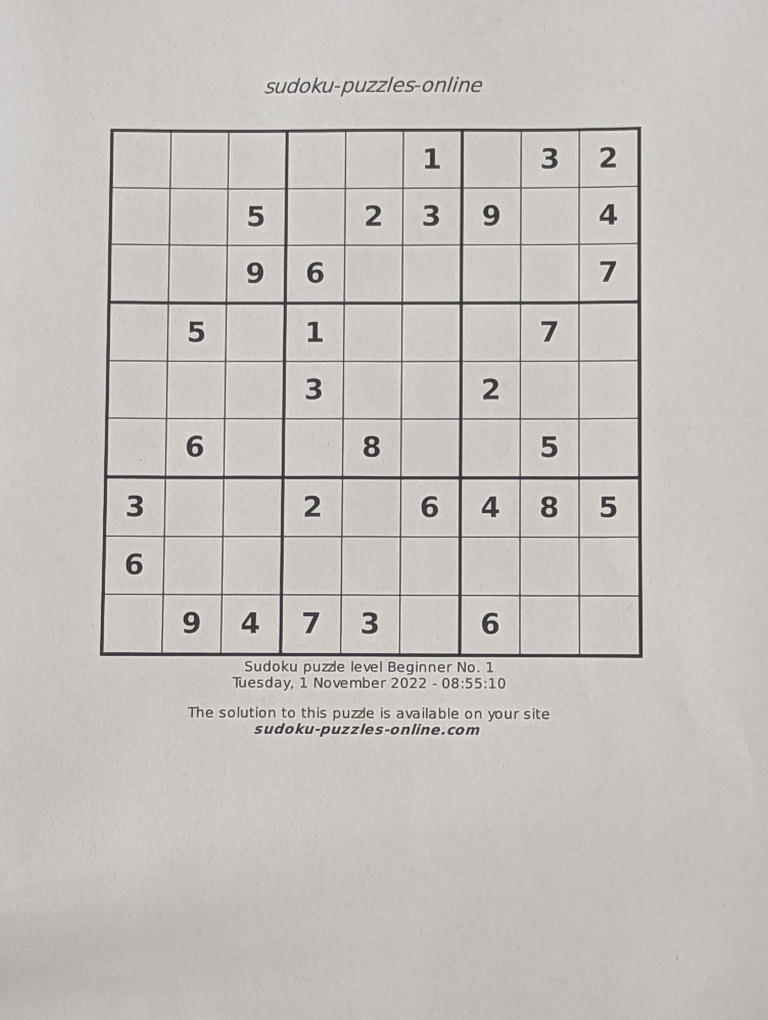
#> input picture Third Year/First Semester/Concepts and Applications in Computer Vision/Labs/L06/data/train/01.jpg, 3072 x 4080 px (shown at 1/4 size); its folder holds only this picture in this run
$ jupyter execute --allow-errors 'Laborator 6 -Solutie.ipynb'
#> lines starting #> are read from the running program, lines starting #| are printed output that depends on the picture; after the words box and inside, x2 and y2 are one past the last pixel; in counts of white or black regions, pixels touching at a corner belong together
[cell 1]
import cv2 as cv
import numpy as np
import os

[cell 2]
def show_image(title,image):
    image=cv.resize(image,(0,0),fx=0.3,fy=0.3)
    cv.imshow(title,image)
    cv.waitKey(0)
    cv.destroyAllWindows()

[cell 3]
def extrage_careu(image):
    image = cv.cvtColor(image,cv.COLOR_BGR2GRAY)
    image_m_blur = cv.medianBlur(image,3)
    image_g_blur = cv.GaussianBlur(image_m_blur, (0, 0), 5)
    image_sharpened = cv.addWeighted(image_m_blur, 1.2, image_g_blur, -0.8, 0)
    #show_image('image_sharpened',image_sharpened)
    _, thresh = cv.threshold(image_sharpened, 30, 255, cv.THRESH_BINARY)

    kernel = np.ones((3, 3), np.uint8)
    thresh = cv.erode(thresh, kernel)
    #show_image('image_thresholded',thresh)

    edges =  cv.Canny(thresh ,200,400)
    #show_image('edges',edges)
    contours, _ = cv.findContours(edges,  cv.RETR_EXTERNAL, cv.CHAIN_APPROX_SIMPLE)
    max_area = 0

    for i in range(len(contours)):
        if(len(contours[i]) >3):
            possible_top_left = None
            possible_bottom_right = None
            for point in contours[i].squeeze():
                if possible_top_left is None or point[0] + point[1] < possible_top_left[0] + possible_top_left[1]:
                    possible_top_left = point

                if possible_bottom_right is None or point[0] + point[1] > possible_bottom_right[0] + possible_bottom_right[1] :
                    possible_bottom_right = point

            diff = np.diff(contours[i].squeeze(), axis = 1)
            possible_top_right = contours[i].squeeze()[np.argmin(diff)]
            possible_bottom_left = contours[i].squeeze()[np.argmax(diff)]
            if cv.contourArea(np.array([[possible_top_left],[possible_top_right],[possible_bottom_right],[possible_bottom_left]])) > max_area:
                max_area = cv.contourArea(np.array([[possible_top_left],[possible_top_right],[possible_bottom_right],[possible_bottom_left]]))
                top_left = possible_top_left
                bottom_right = possible_bottom_right
                top_right = possible_top_right
                bottom_left = possible_bottom_left

    width = 810
    height = 810

    image_copy = cv.cvtColor(image.copy(),cv.COLOR_GRAY2BGR)
    cv.circle(image_copy,tuple(top_left),20,(0,0,255),-1)
    cv.circle(image_copy,tuple(top_right),20,(0,0,255),-1)
    cv.circle(image_copy,tuple(bottom_left),20,(0,0,255),-1)
    cv.circle(image_copy,tuple(bottom_right),20,(0,0,255),-1)
    #show_image("detected corners",image_copy)

    puzzle = np.array([top_left,top_right,bottom_right,bottom_left], dtype = "float32")
    destination_of_puzzle = np.array([[0,0],[width,0],[width,height],[0,height]], dtype = "float32")

    M = cv.getPerspectiveTransform(puzzle,destination_of_puzzle)

    result = cv.warpPerspective(image, M, (width, height))
    result = cv.cvtColor(result,cv.COLOR_GRAY2BGR)

    return result

[cell 4]
lines_horizontal=[]
for i in range(0,811,90):
    l=[]
    l.append((0,i))
    l.append((809,i))
    lines_horizontal.append(l)

[cell 5]
lines_vertical=[]
for i in range(0,811,90):
    l=[]
    l.append((i,0))
    l.append((i,809))
    lines_vertical.append(l)

[cell 6]
files=os.listdir('data/train')
for file in files:
    if file[-3:]=='jpg':
        img = cv.imread('data/train/'+file)
#> img is the input picture: shape (4080, 3072, 3); mean B, G, R 189.7, 193.4, 197.2
        result=extrage_careu(img)
#> in extrage_careu, `_, thresh = cv.threshold(image_sharpened, 30, 255, cv.THRESH_BINARY)`:
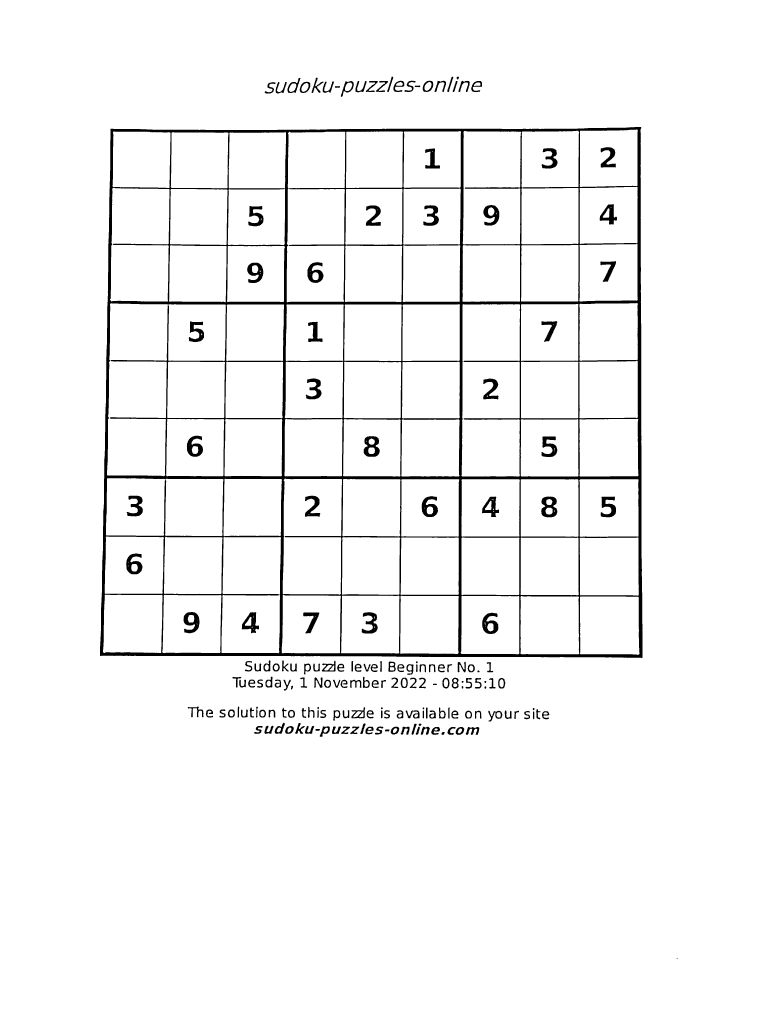
#> thresh: shape (4080, 3072) (shown at 1/4 size); 96.3% white; 184 black regions (1 under 20 px), largest, box (x1, y1, x2, y2) and area: (400, 508, 2570, 2632) 321566, (2165, 1986, 2229, 2069) 3223, (1455, 1745, 1519, 1827) 3192
#> in extrage_careu, `edges =  cv.Canny(thresh ,200,400)`:
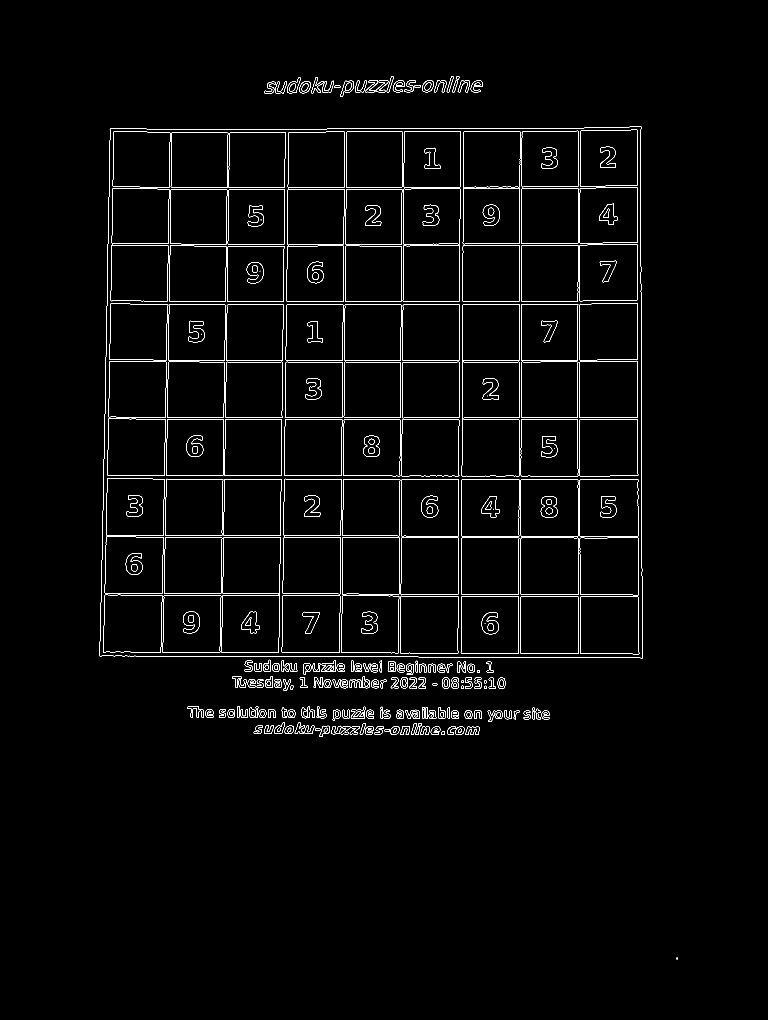
#> edges: shape (4080, 3072) (shown at 1/4 size); 0.95% white in thin lines or dots, all inside (x1, y1, x2, y2) = (398, 305, 2711, 3837)
#> in extrage_careu, `contours, _ = cv.findContours(edges,  cv.RETR_EXTERNAL, cv.CHAIN_APPRO..`: contours = 152 contours, 5 with area under 20; largest, box (x1, y1, x2, y2) and area: (398, 506, 2571, 2633) 4528954, (1361, 322, 1416, 388) 1883, (1148, 310, 1203, 373) 1832, (1403, 2827, 1462, 2874) 1782, (1285, 2641, 1344, 2687) 1744
#> the loop in extrage_careu, `for i in range(len(contours)):` made 152 passes
#> (max_area, top_left, bottom_right, top_right, bottom_left) on passes 1, 2, 3, 5, 32, 64: (20, [2706, 3831], [2710, 3836], [2710, 3831], [2706, 3836]), (130, [1768, 2927], [1776, 2939], [1779, 2927], [1764, 2937]), (149.5, [1540, 2917], [1556, 2926], [1558, 2917], [1539, 2925]), (1474.5, [1871, 2907], [1912, 2939], [1917, 2909], [1862, 2938]), (1901.5, [1952, 2842], [2006, 2873], [2006, 2846], [1953, 2886]), (2106.5, [1405, 2840], [1458, 2873], [1461, 2829], [1404, 2873])
#> after the loop in extrage_careu, `for i in range(len(contours)):`: bottom_left = [399, 2624]; bottom_right = [2570, 2632]; max_area = 4547340.5; top_left = [441, 514]; top_right = [2565, 507]
#> in extrage_careu, `puzzle = np.array([top_left,top_right,bottom_right,bottom_left], dtype..`: puzzle = [[441, 514], [2565, 507], [2570, 2632], [399, 2624]]
#> in extrage_careu, `M = cv.getPerspectiveTransform(puzzle,destination_of_puzzle)`: M = [[0.387, 0.0077, -174.5], [0.0013, 0.395, -203.7], [3.37e-06, 1.06e-05, 1]]
        for line in  lines_vertical :
            cv.line(result, line[0], line[1], (0, 255, 0), 5)
#> result: shape (810, 810, 3); mean B, G, R 178.8, 198.6, 178.8
        for line in  lines_horizontal :
            cv.line(result, line[0], line[1], (0, 0, 255), 5)
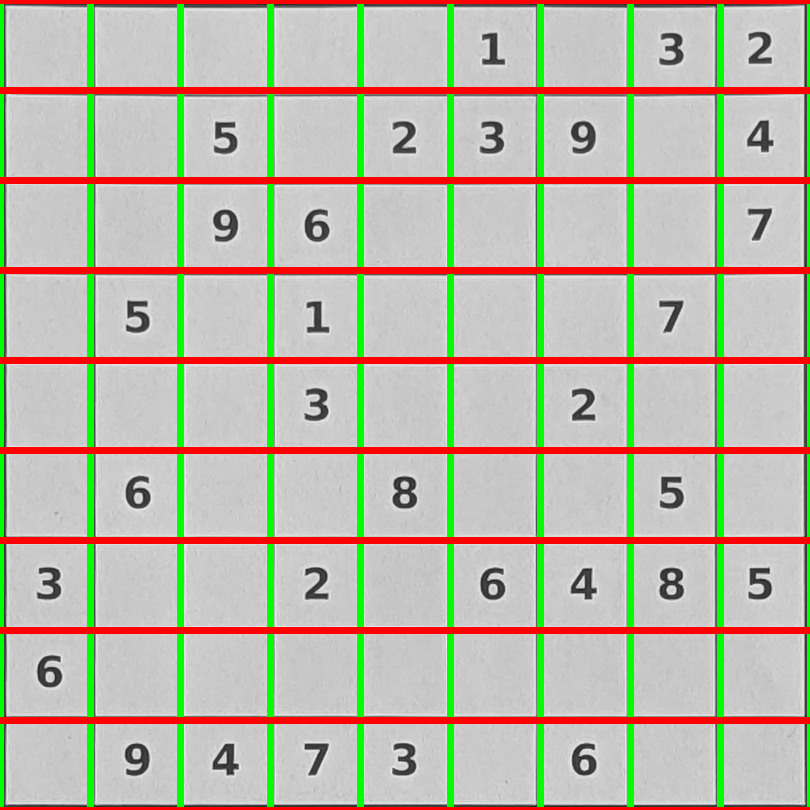
#> result: shape (810, 810, 3); mean B, G, R 167.5, 185.8, 187.3
        show_image('img',result)

[cell 7]
def determina_configuratie_careu_ox(thresh,lines_horizontal,lines_vertical):
    matrix = np.empty((9,9), dtype='str')
    for i in range(len(lines_horizontal)-1):
        for j in range(len(lines_vertical)-1):
            y_min = lines_vertical[j][0][0] + 20
            y_max = lines_vertical[j + 1][1][0] - 20
            x_min = lines_horizontal[i][0][1] + 20
            x_max = lines_horizontal[i + 1][1][1] - 20
            patch = thresh[x_min:x_max, y_min:y_max].copy()
            Medie_patch=np.mean(patch)
            if Medie_patch>0:
                matrix[i][j]='x'
            else:
                matrix[i][j]='o'
    return matrix

[cell 8]
def vizualizare_configuratie(result,matrix,lines_horizontal,lines_vertical):
    for i in range(len(lines_horizontal) - 1):
        for j in range(len(lines_vertical) - 1):
            y_min = lines_vertical[j][0][0]
            y_max = lines_vertical[j + 1][1][0]
            x_min = lines_horizontal[i][0][1]
            x_max = lines_horizontal[i + 1][1][1]
            if matrix[i][j] == 'x':
                cv.rectangle(result, (y_min, x_min), (y_max, x_max), color=(255, 0, 0), thickness=5)

[cell 9]
files=os.listdir('data/train')
for file in files:
    if file[-3:]=='jpg':
        img = cv.imread('data/train/'+file)
        result=extrage_careu(img)
#> the loop in extrage_careu (call 2), `for i in range(len(contours)):` made 152 passes
        _, thresh = cv.threshold(result, 100, 255, cv.THRESH_BINARY_INV)
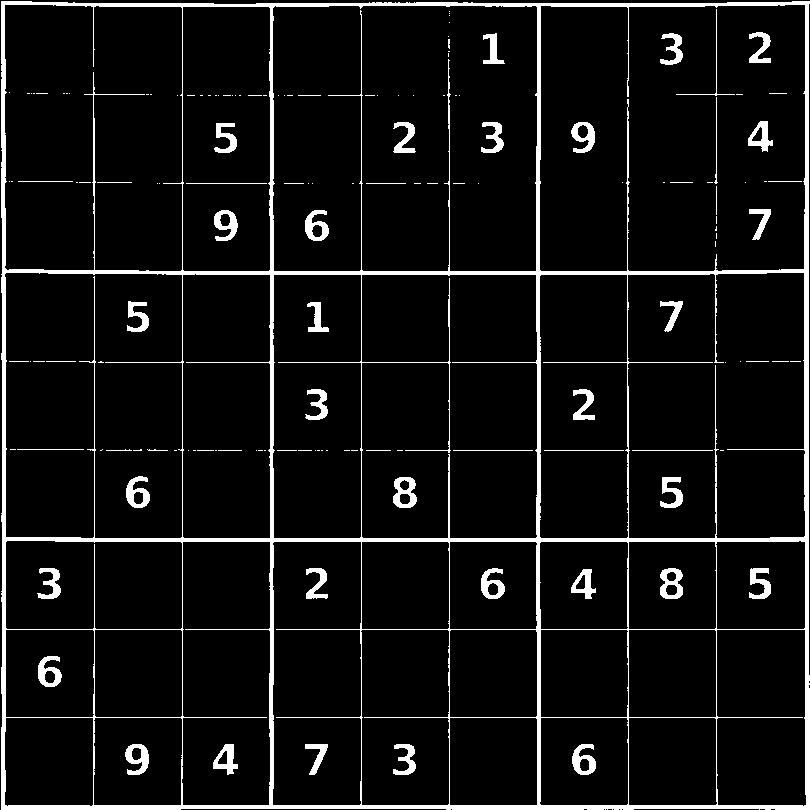
#> thresh: shape (810, 810, 3); 7.2% white; 146 white regions (91 under 20 px), largest, box (x1, y1, x2, y2) and area: (1, 1, 810, 810) 34313, (393, 477, 417, 508) 448, (660, 568, 683, 599) 437
        matrice=determina_configuratie_careu_ox(thresh,lines_horizontal,lines_vertical)
        vizualizare_configuratie(result,matrice,lines_horizontal,lines_vertical)
#> after the loop in vizualizare_configuratie, `for i in range(len(lines_horizontal) - 1):`:
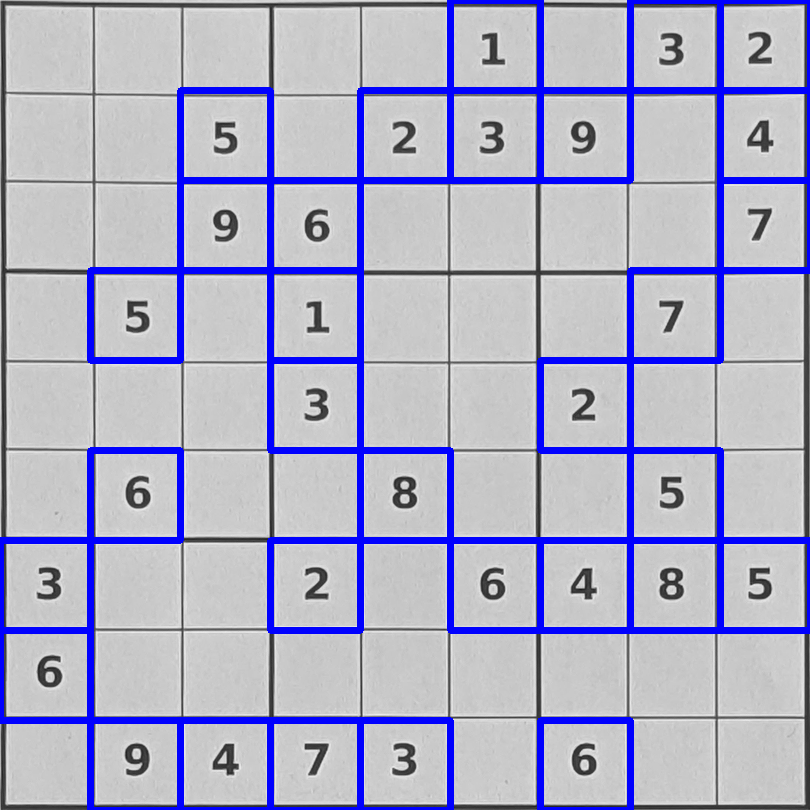
#> result: shape (810, 810, 3); mean B, G, R 199.8, 176.3, 176.3
        show_image('img',result)
#> call 2 of show_image, with title = 'img'
#> in show_image (call 2), `image=cv.resize(image,(0,0),fx=0.3,fy=0.3)`:
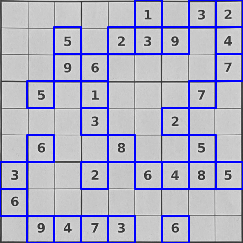
#> image: shape (243, 243, 3); mean of channels 0, 1, 2 199.4, 176.9, 176.9; drawn as B, G, R

[cell 10]
def clasifica_cifra(patch):
        maxi=-np.inf
        poz=-1
        for j in range(1,10):
            img_template=cv.imread('templates/'+str(j)+'.jpg')
            img_template= cv.cvtColor(img_template,cv.COLOR_BGR2GRAY)
            corr = cv.matchTemplate(patch,img_template,  cv.TM_CCOEFF_NORMED)
            corr=np.max(corr)
            if corr>maxi:
                maxi=corr
                poz=j
        return poz

[cell 11]
def determina_configuratie_careu_ocifre(img,thresh,lines_horizontal,lines_vertical):
    matrix = np.empty((9,9), dtype='str')
    for i in range(len(lines_horizontal)-1):
        for j in range(len(lines_vertical)-1):
            y_min = lines_vertical[j][0][0] + 15
            y_max = lines_vertical[j + 1][1][0] - 15
            x_min = lines_horizontal[i][0][1] + 15
            x_max = lines_horizontal[i + 1][1][1] - 15
            patch = thresh[x_min:x_max, y_min:y_max].copy()
            patch_orig=img[x_min:x_max, y_min:y_max].copy()
            patch_orig= cv.cvtColor(patch_orig,cv.COLOR_BGR2GRAY)
            Medie_patch=np.mean(patch)
            if Medie_patch>0:
                matrix[i][j]=clasifica_cifra(patch_orig)
            else:
                matrix[i][j]='o'
    return matrix

[cell 12]
files=os.listdir('data/train')
#> (the rest of this cell did not finish here and is left out)

        _, thresh = cv.threshold(result, 100, 255, cv.THRESH_BINARY_INV)
        matrice=determina_configuratie_careu_ocifre(result,thresh,lines_horizontal,lines_vertical)
#> in determina_configuratie_careu_ocifre, `patch_orig=img[x_min:x_max, y_min:y_max].copy()`:
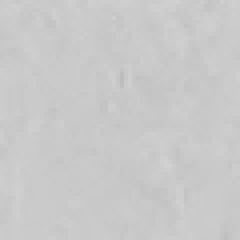
#> patch_orig: shape (60, 60, 3) (shown 4 times larger); min 189, max 209, mean 201.1

$ run again, on Third Year/First Semester/Concepts and Applications in Computer Vision/Labs/L06/data/train/08.jpg
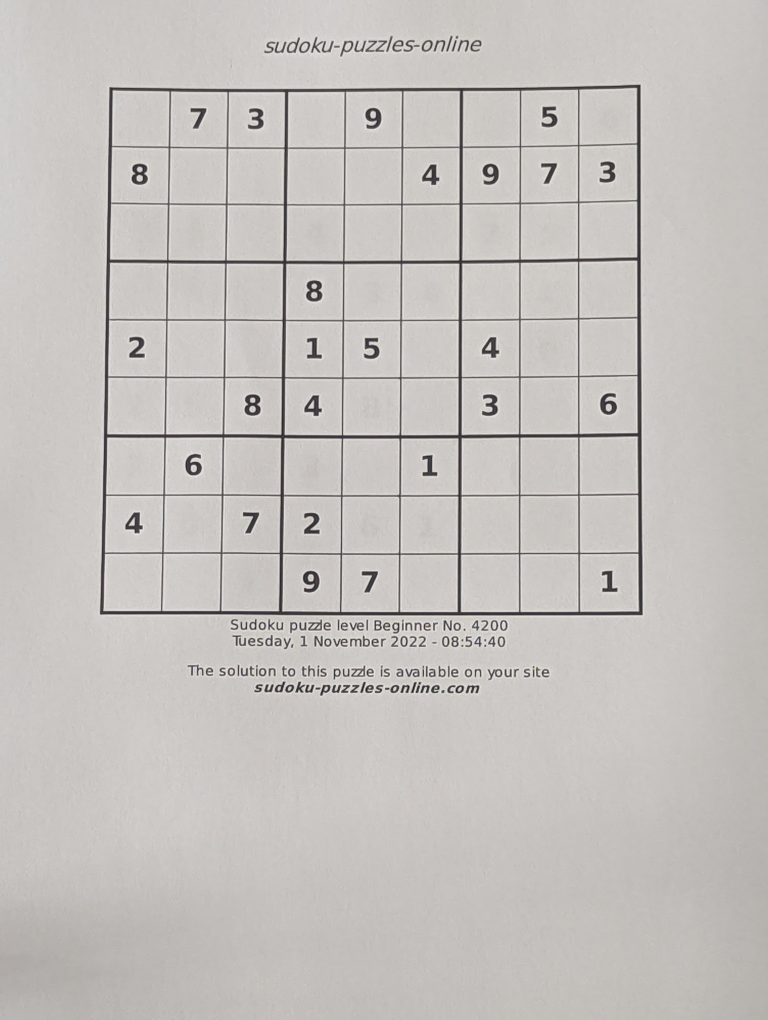
#> input picture Third Year/First Semester/Concepts and Applications in Computer Vision/Labs/L06/data/train/08.jpg, 3072 x 4080 px (shown at 1/4 size)
#> img is the input picture: shape (4080, 3072, 3); mean B, G, R 190, 193.2, 197
#> in extrage_careu, `_, thresh = cv.threshold(image_sharpened, 30, 255, cv.THRESH_BINARY)`:
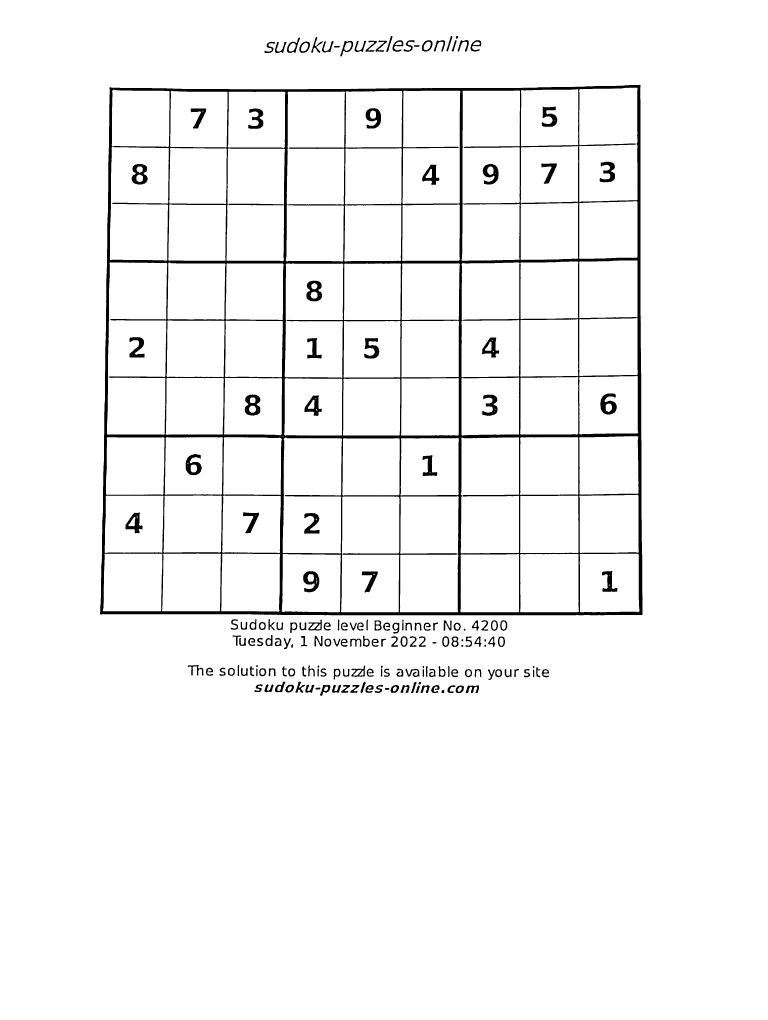
#> thresh: shape (4080, 3072) (shown at 1/4 size); 96.4% white; 181 black regions, largest, box (x1, y1, x2, y2) and area: (400, 339, 2570, 2461) 319403, (979, 1578, 1041, 1662) 3204, (2401, 1574, 2467, 1658) 3142
#> edges: shape (4080, 3072); 0.94% white in thin lines or dots, all inside (x1, y1, x2, y2) = (398, 142, 2571, 2784)
#> contours = 158 contours, 11 with area under 20; largest, box (x1, y1, x2, y2) and area: (398, 337, 2571, 2462) 4524070, (1146, 148, 1201, 213) 1862, (1359, 162, 1414, 227) 1858, (1231, 2476, 1288, 2523) 1780, (1403, 2660, 1462, 2708) 1756
#> the loop in extrage_careu, `for i in range(len(contours)):` made 158 passes
#> (max_area, top_left, bottom_right, top_right, bottom_left) on passes 1, 2, 3, 4, 6, 31, 64: (126, [1767, 2760], [1777, 2771], [1777, 2760], [1765, 2772]), (140, [1539, 2751], [1556, 2759], [1557, 2751], [1539, 2759]), (152, [1262, 2750], [1279, 2758], [1282, 2750], [1261, 2758]), (662.5, [1830, 2743], [1850, 2768], [1855, 2744], [1822, 2769]), (1461.5, [1871, 2741], [1911, 2772], [1916, 2741], [1863, 2773]), (1875.5, [1951, 2677], [2005, 2706], [2006, 2679], [1953, 2720]), (2073, [1405, 2674], [1459, 2706], [1461, 2662], [1404, 2705])
#> after the loop in extrage_careu, `for i in range(len(contours)):`: bottom_left = [399, 2457]; bottom_right = [2569, 2461]; max_area = 4544063.5; top_left = [437, 348]; top_right = [2562, 338]
#> puzzle = [[437, 348], [2562, 338], [2569, 2461], [399, 2457]]
#> M = [[0.386, 0.00695, -170.9], [0.00185, 0.394, -138], [3.17e-06, 1.01e-05, 1]]
#> the loop in extrage_careu (call 2), `for i in range(len(contours)):` made 158 passes
#> in show_image (call 2), `image=cv.resize(image,(0,0),fx=0.3,fy=0.3)`:
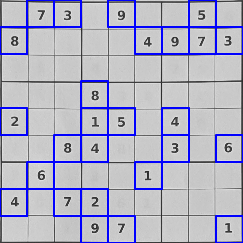
#> image: shape (243, 243, 3); mean of channels 0, 1, 2 198.3, 179, 179; drawn as B, G, R
